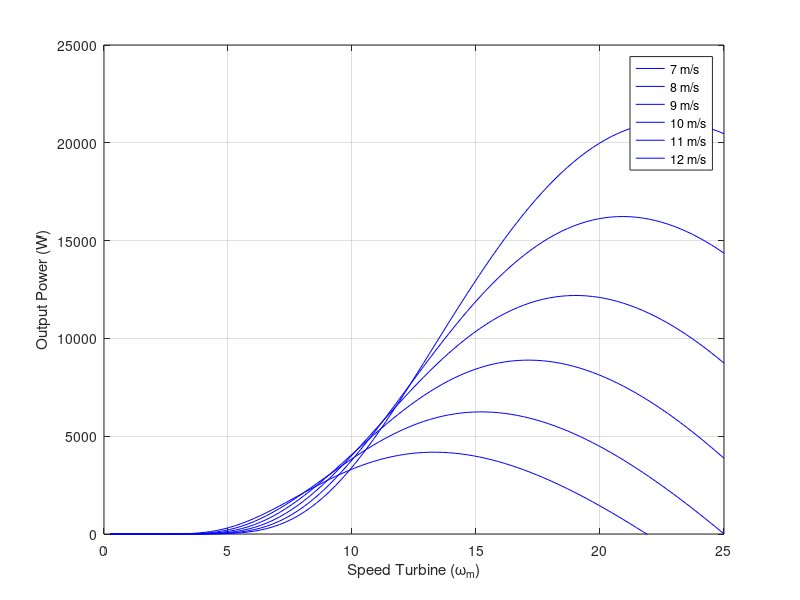

Recreate this plot in MATLAB.
% Clearing workspace variables
clearvars;

% Defining the parameters of the power coefficient
c1 = 0.73;
c2 = 151;
c3 = 0.58;
c4 = 0.002;
c5 = 2.14;
c6 = 13.2;
c7 = 18.4;
c8 = -0.02;
c9 = -0.003;

% Defining other variables
Beta = 0;
omega_m = linspace(0,25,100);
radius = 3.79;
area = pi*radius^2;
air_density = 1.225;
wind_speed = [7,8,9,10,11,12];

% Calculating the values of lambda
Lambda = zeros(6,100);

for m = 1:length(wind_speed)
    Lambda(m,:) = radius*omega_m/wind_speed(m);
end

% Calculating the power coefficient curves
L = zeros(6,100);
Cp = zeros(6,100);

for k = 1:length(wind_speed)
    L(k,:) =  (1./(Lambda(k,:)+c8*Beta)) - (c9/(Beta^3 + 1));
    Cp(k,:) = c1*(c2*L(k,:) - c3*Beta - c4*Beta^c5 - c6).*exp(-c7*L(k,:));
end

% Calculating the power curves
Pm = zeros(6,100);

for i = 1:length(wind_speed)
    Pm(i,:) = Cp(i,:)*0.5*area*air_density*(wind_speed(i))^3;
end

% % Plotting the curves
plot(omega_m,Pm.','b-')
ylim([-0.1 25e3])
grid;
xlabel('Speed Turbine (\omega_{m})')
ylabel('Output Power (W)')
legend('7 m/s', '8 m/s', '9 m/s', '10 m/s', '11 m/s', '12 m/s')
hold off